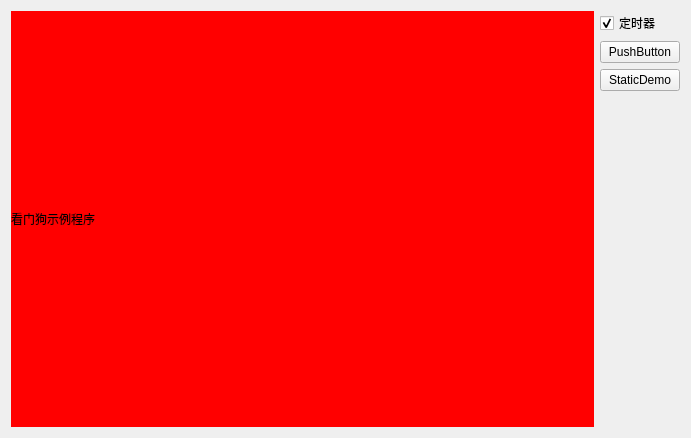
<?xml version="1.0" encoding="UTF-8"?>
<ui version="4.0">
 <class>MainWindow</class>
 <widget class="QMainWindow" name="MainWindow">
  <property name="geometry">
   <rect>
    <x>0</x>
    <y>0</y>
    <width>691</width>
    <height>438</height>
   </rect>
  </property>
  <property name="windowTitle">
   <string>MainWindow</string>
  </property>
  <widget class="QWidget" name="centralWidget">
   <property name="sizePolicy">
    <sizepolicy hsizetype="Expanding" vsizetype="Ignored">
     <horstretch>0</horstretch>
     <verstretch>0</verstretch>
    </sizepolicy>
   </property>
   <layout class="QGridLayout" name="gridLayout">
    <item row="0" column="0" rowspan="5">
     <widget class="QLabel" name="label">
      <property name="sizePolicy">
       <sizepolicy hsizetype="Preferred" vsizetype="Expanding">
        <horstretch>0</horstretch>
        <verstretch>0</verstretch>
       </sizepolicy>
      </property>
      <property name="styleSheet">
       <string notr="true">background:red</string>
      </property>
      <property name="text">
       <string>看门狗示例程序</string>
      </property>
     </widget>
    </item>
    <item row="3" column="1">
     <spacer name="verticalSpacer">
      <property name="orientation">
       <enum>Qt::Vertical</enum>
      </property>
      <property name="sizeHint" stdset="0">
       <size>
        <width>20</width>
        <height>40</height>
       </size>
      </property>
     </spacer>
    </item>
    <item row="0" column="1">
     <widget class="QCheckBox" name="checkBox">
      <property name="sizePolicy">
       <sizepolicy hsizetype="Fixed" vsizetype="Fixed">
        <horstretch>0</horstretch>
        <verstretch>0</verstretch>
       </sizepolicy>
      </property>
      <property name="text">
       <string>定时器</string>
      </property>
      <property name="checked">
       <bool>true</bool>
      </property>
     </widget>
    </item>
    <item row="1" column="1">
     <widget class="QPushButton" name="pushButton">
      <property name="sizePolicy">
       <sizepolicy hsizetype="Fixed" vsizetype="Fixed">
        <horstretch>0</horstretch>
        <verstretch>0</verstretch>
       </sizepolicy>
      </property>
      <property name="text">
       <string>PushButton</string>
      </property>
     </widget>
    </item>
    <item row="2" column="1">
     <widget class="QPushButton" name="pushButton_2">
      <property name="sizePolicy">
       <sizepolicy hsizetype="Fixed" vsizetype="Fixed">
        <horstretch>0</horstretch>
        <verstretch>0</verstretch>
       </sizepolicy>
      </property>
      <property name="text">
       <string>StaticDemo</string>
      </property>
     </widget>
    </item>
   </layout>
  </widget>
 </widget>
 <layoutdefault spacing="6" margin="11"/>
 <resources/>
 <connections/>
</ui>
